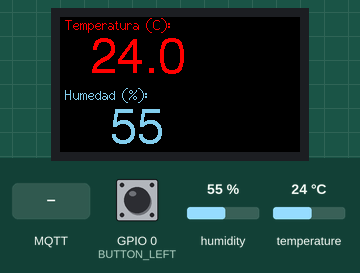
Simulated run of this program. Board: ESP32. On the bench: 240×135 colour display. Inputs (shaded band) come from the test bench; at power-on: humidity 55 %, temperature 24 °C, GPIO 0 (BUTTON_LEFT) HIGH. WiFi joins after 1.5 s; servers stay silent unless stated; no MQTT or app messages arrive unless stated; what the program prints to the serial monitor is not drawn.

Above: at 2.8 s.
2.9 s: MQTT message "1" arrives on the first subscribed topic
At 3.3 s:
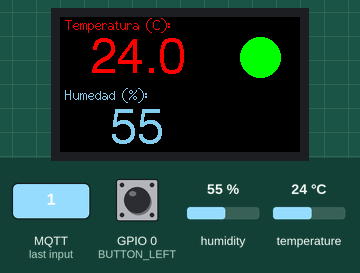
4.4 s: MQTT message "0" arrives on the first subscribed topic
At 5.6 s:
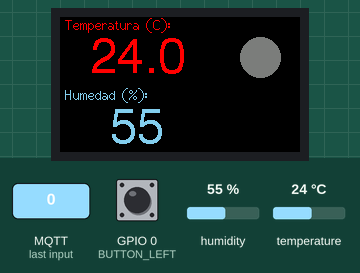
5.9 s: MQTT message "1" arrives on the second subscribed topic
At 6.8 s:
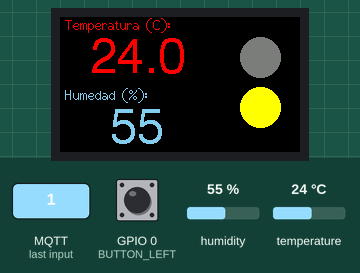
7.4 s: humidity set to 22 %
At 9.2 s:
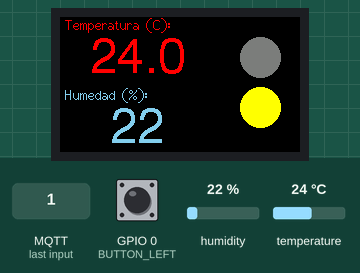
9.5 s: temperature set to 12 °C
At 10.8 s:
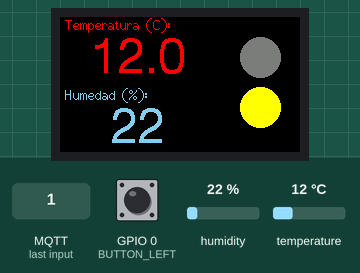
Timing chart, 0 to 12.5 s (numbered marks = the images above; inputs shaded):
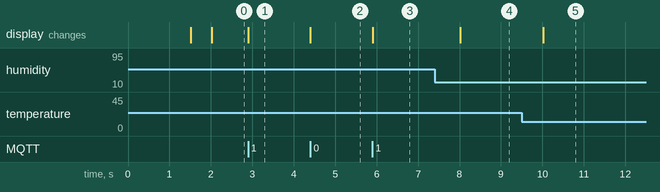

Measured:
- after the input at 2.9 s, the display: changes at once (image 1)
- after the input at 4.4 s, the display: changes at once (image 2)
- after the input at 5.9 s, the display: changes at once (image 3)
- after the input at 7.4 s, the display: changes after 0.62 s (image 4)
- after the input at 9.5 s, the display: changes after 0.52 s (image 5)

The program:

main.cpp
```cpp
#include <WiFi.h>
#include <TFT_eSPI.h>
#include <PubSubClient.h>

#include <Arduino.h>
#include <Wire.h>

#define REPORTING_PERIOD_MS 1000

#define BUTTON_LEFT 0

//*******Sensor de temperatura*****//
#include <DHT.h>
#include <string.h>

#define DHTPIN 27     // definicion del pin al que se conecta el sensor
#define DHTTYPE DHT11 // definir el tipo de dht

//#define LED1Pin 2 // 32
//#define LED2Pin 33

DHT dht(DHTPIN, DHTTYPE); // constructor

// Update these with values suitable for your network.

const char *ssid = "Suarez";               // WiFi name
const char *password = "52110001";         // WiFi password
const char *mqtt_server = "34.201.250.63"; // Your assign IP

TFT_eSPI tft = TFT_eSPI();

// float spO2 = 0;
char hString[8];

// float ritmo = 0;
char tString[8];

WiFiClient espClient;
PubSubClient client(espClient);
unsigned long lastMsg = 0;
#define MSG_BUFFER_SIZE (50)
char msg[MSG_BUFFER_SIZE];
int value = 0;

bool toggle = false;
char toggleString[25];

void isr()
{
  if (toggle)
  {
    Serial.println("on");
  }
  else
  {
    Serial.println("off");
  }
  toggle = !toggle;
}

void setup_wifi()
{

  delay(10);
  // We start by connecting to a WiFi network
  Serial.println();
  Serial.print("Connecting to: ");
  Serial.println(ssid);

  WiFi.mode(WIFI_STA);
  WiFi.begin(ssid, password);

  while (WiFi.status() != WL_CONNECTED)
  {
    delay(500);
    Serial.print(".");
  }

  Serial.println("");
  Serial.println("WiFi connected");
  Serial.println("IP address: ");
  Serial.println(WiFi.localIP());
}

void callback(char *topic, byte *message, unsigned int length)
{
  Serial.print("Message arrived [");
  Serial.print(topic);
  Serial.print("..Message ");
  String messageTemp;

  for (int i = 0; i < length; i++)
  {
    Serial.print((char)message[i]);
    messageTemp += (char)message[i];
  }
  Serial.println();

  if (String(topic) == "esp32/led1")
  {
    if (messageTemp == "1")
    {
      Serial.println("led1 on");
      tft.fillCircle(200, 40, 20, TFT_GREEN);
    }
    else if (messageTemp == "0")
    {
      Serial.println("led1 off");
      tft.fillCircle(200, 40, 20, TFT_DARKGREY);
    }
  }

  if (String(topic) == "esp32/led2")
  {
    if (messageTemp == "1")
    {
      Serial.println("led2 on");
      tft.fillCircle(200, 90, 20, TFT_YELLOW);
    }
    else if (messageTemp == "0")
    {
      Serial.println("led2 off");
      tft.fillCircle(200, 90, 20, TFT_DARKGREY);
    }
  }
}

void reconnect()
{
  // Loop until we're reconnected
  while (!client.connected())
  {
    Serial.print("Attempting MQTT connection...");

    // Attempt to connect
    if (client.connect("ESP32Client22"))
    {
      Serial.println("connected");

      // subscribe
      client.subscribe("esp32/led1");
      client.subscribe("esp32/led2");
    }
    else
    {
      Serial.print("failed, rc=");
      Serial.print(client.state());
      Serial.println(" try again in 5 seconds");
      // Wait 5 seconds before retrying
      delay(5000);
    }
  }
}

void setup()
{
  Serial.begin(115200);
  setup_wifi();
  client.setServer(mqtt_server, 1883);
  client.setCallback(callback);

  attachInterrupt(BUTTON_LEFT, isr, RISING);

  tft.init();
  tft.fillScreen(TFT_BLACK);
  tft.setRotation(1);
}

void loop()
{

  if (!client.connected())
  {
    reconnect();
  }
  client.loop();

  float h = dht.readHumidity();    // lee la humedad en fnc read y la almacena en h
  float t = dht.readTemperature(); // lee la temperatura en fnc read y la almacena en t
  /*if (isnan(h) || isnan(t))
  {
    //Serial.println(F("Failed to read from DHT sensor!")); // isnan nos devuelve un 1 en caso de ue exista un fallo o un error en la lectura de la vble

    tft.fillScreen(TFT_BLACK);
    tft.drawString("Failed to read from DHT sensor", 20, 50, 2); // X, Y, FONT

    return;
  }*/

  unsigned long now = millis();
  if (now - lastMsg > 2000)
  {
    lastMsg = now;
    // tft.fillScreen(TFT_BLACK);

    dtostrf(h, 2, 0, hString); // variable, numero de digitos, numero decimales, arreglo donde guardarlo
    // snprintf(msg, MSG_BUFFER_SIZE, "hello world #%ld", value);
    Serial.print("Humedad: ");
    Serial.println(hString);
    client.publish("esp32/temp", hString);
    tft.setTextColor(TFT_SKYBLUE, TFT_BLACK);
    tft.drawString("Humedad (%):", 5, 70, 2);
    tft.drawString(hString, 50, 90, 6);

    dtostrf(t, 2, 1, tString); // variable, numero de digitos, numero decimales, arreglo donde guardarlo
    Serial.print("Temperatura: ");
    Serial.println(tString);
    client.publish("esp32/humedad", tString);
    tft.setTextColor(TFT_RED, TFT_BLACK);
    tft.drawString("Temperatura (°C):", 5, 0, 2);
    tft.drawString(tString, 30, 20, 6);

    sprintf(toggleString, "%d", toggle);
    Serial.print("Toggle: ");
    Serial.println(toggleString);
    client.publish("esp32/sw", toggleString);
  }
}
```
